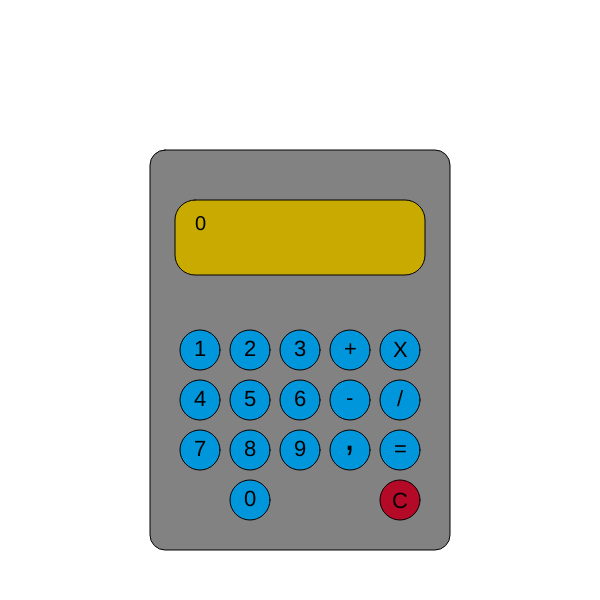
Frame 1 (no input)
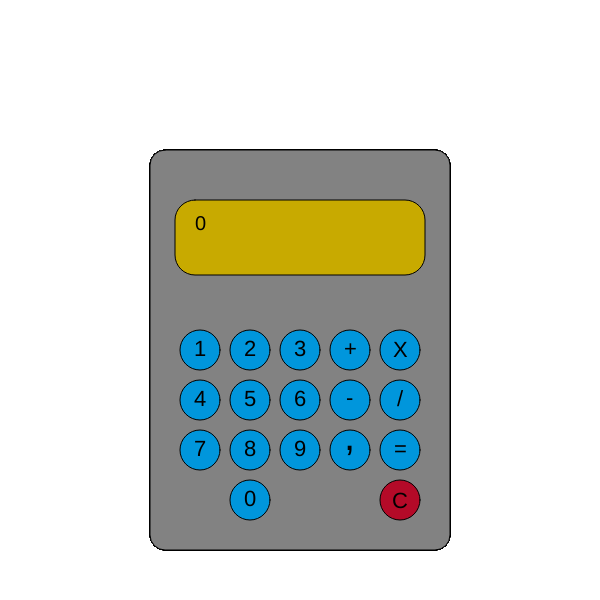
Frame 60 (no input)
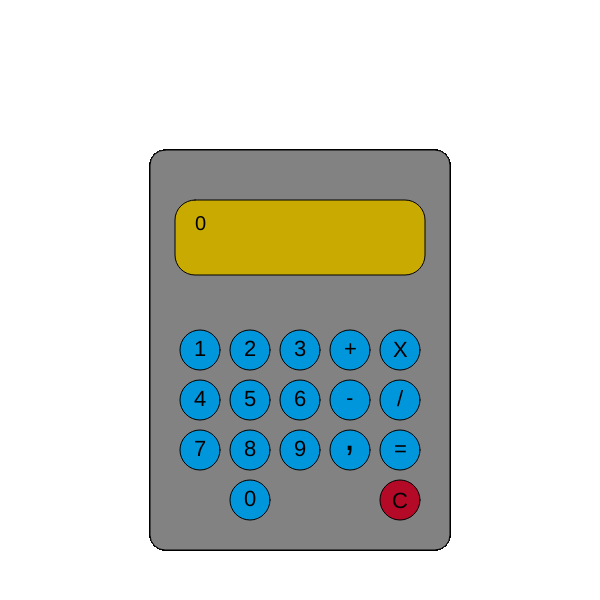
Frame 120 (the mouse pressed at the canvas centre since frame 60)

The p5.js sketch that drew these frames (run headless with seeded random() and noise() and a simulated clock; from frame 60 on, the mouse is pressed at the canvas centre):

// p5.js sketch
// ── sketch.js
// Simple calculator
// Credits: Roberto Betini Junior

var num1;
var num2;
var num3;
var i;
var add;
var sub;
var mult;
var div;

function setup() {
  createCanvas(600, 600);
  background(255);
  clean();
}

function clean() {
  num1 = 0;
  num2 = 0;
  num3 = 1;
  i = 0;
  add = false;
  sub = false;
  mult = false;
  div = false;
  console.log(num1);
}

function draw() {
  fill(130);
  rect(150, 150, 300, 400, 15);
  fill(200, 170, 0);
  rect(175, 200, 250, 75, 20); //yellow display
  fill(0, 150, 220)
  ellipse(200, 350, 40, 40); //number 1 (button)
  ellipse(250, 350, 40, 40); //number 2 (button)
  ellipse(300, 350, 40, 40); //number 3 (button)
  ellipse(350, 350, 40, 40); //addition (button)
  ellipse(400, 350, 40, 40); //subtraction (button)
  ellipse(200, 400, 40, 40); //number 4 (button)
  ellipse(250, 400, 40, 40); //number 5 (button)
  ellipse(300, 400, 40, 40); //number 6 (button)
  ellipse(350, 400, 40, 40); //multiplication (button)
  ellipse(400, 400, 40, 40); //division (button)
  ellipse(200, 450, 40, 40); //number 7 (button)
  ellipse(250, 450, 40, 40); //number 8 (button)
  ellipse(300, 450, 40, 40); //number 9 (button)
  ellipse(350, 450, 40, 40); //colon (button)
  ellipse(400, 450, 40, 40); //equal (button)
  ellipse(250, 500, 40, 40); //number 0 (button)
  fill(180, 10, 40);
  ellipse(400, 500, 40, 40); //clear (button)
  
  //text
  
  textSize(22)
  fill(0)
  text('1', 194, 356);
  text('2', 244, 356);
  text('3', 294, 356);
  text('4', 194, 406);
  text('5', 244, 406);
  text('6', 294, 406);
  text('7', 194, 456);
  text('8', 244, 456);
  text('9', 294, 456);
  text('0', 244, 506);
  text('+', 344, 356);
  text('-', 346, 405);
  text('X', 393, 357);
  text('/', 397, 406);
  text('=', 394, 456);
  text('C', 392, 508);
  textSize(40);
  text(',', 344, 450);
  textAlign(LEFT);
  textSize(20);
  text(num1, 195, 230);
  if (add == true) {
  text('+', 180, 255);
  text(num2, 195, 255);}
  if (sub == true) {
  text('-', 180, 255);
  text(num2, 195, 255);}
  if (mult == true) {
  text('x', 180, 255);
  text(num3, 195, 255);}
  if (div == true) {
  text('/', 180, 255);
  text(num3, 195, 255);}
  
  
}

//
function mousePressed() {
 if (sq(20) >= sq(mouseX - 200) + sq(mouseY - 350)) { //number 1
   calcNum(1);
     }
  if (sq(20) >= sq(mouseX - 250) + sq(mouseY - 350)) { //number 2
    calcNum(2);
     }
  if (sq(20) >= sq(mouseX - 300) + sq(mouseY - 350)) { //number 3
   calcNum(3);
     }
  if (sq(20) >= sq(mouseX - 200) + sq(mouseY - 400)) { //number 4
   calcNum(4);
     }
  if (sq(20) >= sq(mouseX - 250) + sq(mouseY - 400)) { //number 5
   calcNum(5);
     }
  if (sq(20) >= sq(mouseX - 300) + sq(mouseY - 400)) { //number 6
   calcNum(6);
     }
  if (sq(20) >= sq(mouseX - 200) + sq(mouseY - 450)) { //number 7
   calcNum(7);
     }
  if (sq(20) >= sq(mouseX - 250) + sq(mouseY - 450)) { //number 8
   calcNum(8);
     }
  if (sq(20) >= sq(mouseX - 300) + sq(mouseY - 450)) { //number 9
   calcNum(9);
     }
  if (sq(20) >= sq(mouseX - 250) + sq(mouseY - 500)) { //number 0
   calcNum(0);
     }
  if (sq(20) >= sq(mouseX - 350) + sq(mouseY - 450)) { //colon
    if (i >= 0) {
      i = -1;
      }
     }
  if (sq(20) >= sq(mouseX - 400) + sq(mouseY - 500)) { //clear
      clean();
     }
  if (sq(20) >= sq(mouseX - 350) + sq(mouseY - 350)) { //addition
    add = true;
    sub = false;
    mult = false;
    div = false;
    i = 0;
    num1 += num2;
    num2 = 0;
    console.log(num1);
     }
  if (sq(20) >= sq(mouseX - 350) + sq(mouseY - 400)) { //subtraction
    add = false;
    sub = true;
    mult = false;
    div = false;
    i = 0;
    num1 -= num2;
    num2 = 0;
    console.log(num1);
     }
  if (sq(20) >= sq(mouseX - 400) + sq(mouseY - 350)) { //multiplication
    add = false;
    sub = false;
    mult = true;
    div = false;
    i = 0;
    num1 *= num3;
    num3 = 1;
    console.log(num1);
     }
  if (sq(20) >= sq(mouseX - 400) + sq(mouseY - 400)) { //division
    add = false;
    sub = false;
    mult = false;
    div = true;
    i = 0;
    num1 /= num3;
    num3 = 1;
    console.log(num1);
     }
  if (sq(20) >= sq(mouseX - 400) + sq(mouseY - 450)) { //equal
    if (add == true) {
    i = 0;
    num1 += num2;
    num2 = 0;
    console.log(num1);
    add = false;
    }
    if (sub == true) {
    i = 0;
    num1 -= num2;
    num2 = 0;
    console.log(num1);
    sub = false;
    }
    if (mult == true) {
    i = 0;
    num1 *= num3;
    num3 = 1;
    console.log(num1);
    mult = false;
    }
    if (div == true) {
    i = 0;
    num1 /= num3;
    num3 = 1;
    console.log(num1);
    div = false;
    }
    if (div == false && mult == false && add == false && sub == false) {
    console.log(num1);
    }
  }

function calcNum(n) {
  if (add == false && sub == false && mult == false && div == false) { // if no operation button is pressed, then happens the following
     if(i == 1) {
    num1 = n + num1 * pow(10, i); 
   } else if (i <= -1) {
       num1 = num1 + n * pow(10, i);
       i--;
   }
     else {
       num1 = n;
       i++;
   }
      console.log(num1);
 }
  if (add == true || sub == true) { // addition and subtraction
     if(i == 1) {
    num2 = n + num2 * pow(10, i); 
   } else if (i <= -1) {
       num2 = num2 + n * pow(10, i);
       i--;
   }
     else {
       num2 = n
       i++;
   }
      console.log(num2);
 }
  if (mult == true || div == true) { //mutiplication and division
    if (num3 == 0) {
      num3 = 1;
    }
     if(i == 1) {
    num3 = n + num3 * pow(10, i); 
   } else if (i <= -1) {
       num3 = num3 + n * pow(10, i);
       i--;
   }
     else {
       num3 = n
       i++;
   }
      console.log(num3);
 }
} }
